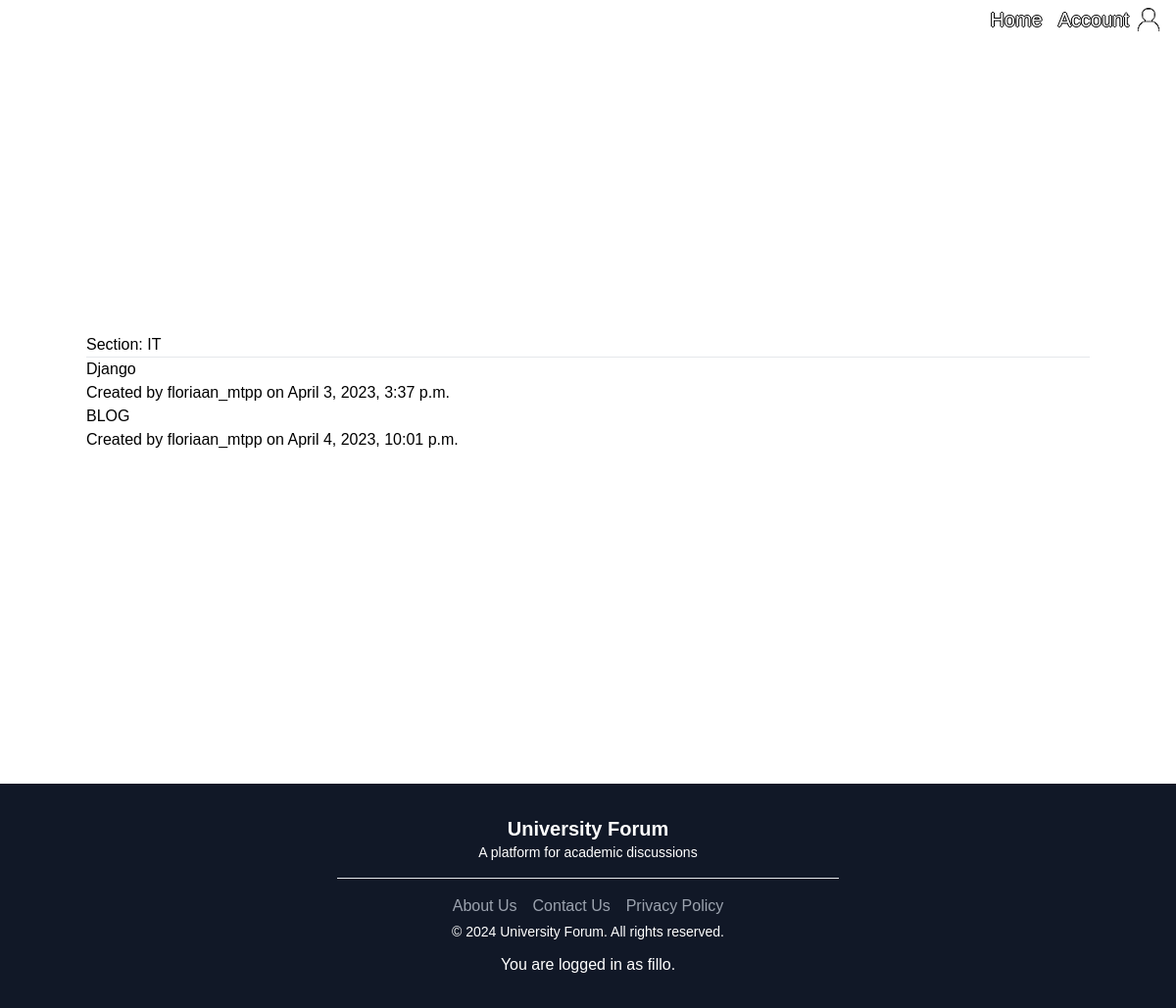
Page /section/IT/ (signed in) on the committed database.
### forum/models.py (models this page shows, shortened)
class Topic(models.Model):
    IT= 'IT section'
    MATH = 'MATH section'
    PHYS = 'PHYS section'
    MEDICINE = 'Medicine section'
    SOCIOLOGY = 'Sociology section'
    DIVER = 'miscellaneous Topics'
    SECTION_CHOICES = [
        (IT, 'IT section'),
        (MATH, 'MATH section'),
        (PHYS, 'PHYS section'),
        (MEDICINE, 'Medicine section'),
        (SOCIOLOGY, 'Sociology section'),
        (DIVER, 'miscellaneous Topics'),
    ]
    section = models.CharField(max_length=30, choices=SECTION_CHOICES, verbose_name='Section', default='None')
    title = models.CharField(max_length=255)
    description = models.TextField()
    created_at = models.DateTimeField(auto_now_add=True)
    author = models.ForeignKey(settings.AUTH_USER_MODEL, on_delete=models.CASCADE)
    slug = models.SlugField(max_length=255, unique=True)

### authentication/models.py (models this page shows)
class User(AbstractUser):
    PROFESSOR = 'professor'
    STUDENT = 'student'
    IT = 'IT license'
    MATH = 'MATH license'
    PHYS = 'PHYS license'
    Medecine = 'Medecine'
    Sociology = 'Sociology license'
    ROLE_CHOICES = [
        (PROFESSOR, 'Professor'),
        (STUDENT, 'Student'),
    ]
    STUDIES_CHOICES = [
        (IT, 'IT license'),
        (MATH, 'MATH license'),
        (PHYS, 'PHYS license'),
        (Medecine, 'Medecine'),
        (Sociology, 'Sociology license'),
    ]
    profile_picture = models.ImageField(verbose_name='profile_picture', blank=True, null=True)
    role = models.CharField(max_length=30, choices=ROLE_CHOICES, verbose_name='Rôle')
    studies = models.CharField(max_length=30, choices=STUDIES_CHOICES, verbose_name='Studies', default='')

### forum/views.py (the view)
# urls.py: path('section/IT/', forum.views.IT, name='IT-section'),
@login_required
def IT(request):
    topics = Topic.objects.filter(section='IT section')
    return render(request, 'forum/IT-section.html', {'topics': topics, 'section': 'IT'})

### forum/templates/forum/IT-section.html (shortened to what this page needs)
{% extends "base.html" %}
{% load static %}
{% load tailwind_tags %}
{% block content %}
<main class="container mx-auto flex align-center flex-col h-full justify-center">
    <div class="div-IT-section">
        <h2>Section: {{ section }}</h2>
        <hr>
        {% if topics %}
            <ul>
                {% for topic in topics %}
                    <li>
                        <a href="{% url 'topic-detail' slug=topic.slug %}">{{ topic.title }}</a>
                        <p>Created by {{ topic.author.username }} on {{ topic.created_at }}</p>
                    </li>
                {% endfor %}
            </ul>
        {% else %}
            <p id="notop">No topics found.</p>
        {% endif %}
    </div>
</main>
{% endblock %}

### templates/base.html (shortened to what this page needs)
{% load static %}
{% load tailwind_tags %}
<html>
<head>
    <link rel="stylesheet" type="text/css" href="{% static 'css/style.css' %}?{% now 'U' %}">
    {% tailwind_css %}
</head>
<body>
    <nav class="navbar bg-transparent flex flex-row items-center absolute w-full z-10">
        <div class="nav-logo flex-grow">
            <a href="#" target="_blank"><box-icon name='chat' class="h-10 w-10"></box-icon></a>
        </div>
        <div class="nav-ul-right flex flex-row w-50 mr-4">
            <ul class="h-ful">
                <li>
                    <a href="{% url 'home' %}"
                        class="text-white hover:text-gray-900 mr-4 text-xl text-shadow-black">Home</a>
                </li>
            </ul>
            <ul class="account h-full">
                <li class="account">
                    <a href="{% url 'account' %}"
                        class="flex items-center text-white text-xl hover:text-gray-30 text-shadow-black hover:text-gray-900">
                        Account
                        <img src="{% static 'assets/account_icon.png' %}?{% now 'U' %}" alt="account-icon"
                            class="h-6 w-6 ml-2">
                    </a>
                </li>
            </ul>
        </div>
    </nav>
    <main>
        <div class="content-div">
            {% block content %}{% endblock content %}
        </div>
    </main>
    <footer class="bg-gray-900 text-white py-8">
        <div class="container mx-auto flex flex-col items-center justify-center">
            <div class="flex flex-col md:flex-row items-center justify-between mb-4">
                <div class="mb-4 md:mb-0">
                    <h3 class="text-xl font-semibold text-center">University Forum</h3>
                    <p class="text-sm">A platform for academic discussions</p>
                </div>
            </div>
            <hr class="bg-white w-1/2 mb-4">
            <div class="flex items-center">
                <a href="#" class="text-gray-400 hover:text-gray-200 mr-4">
                    About Us
                </a>
                <a href="#" class="text-gray-400 hover:text-gray-200 mr-4">
                    Contact Us
                </a>
                <a href="#" class="text-gray-400 hover:text-gray-200">
                    Privacy Policy
                </a>
            </div>
            <div>
                <p class="text-sm m-1">&copy; 2024 University Forum. All rights reserved.</p>
                <p class="text-center mt-3">You are logged in as {{ user }}.</p>
            </div>
        </div>
    </footer>
</body>
</html>

### static/css/style.css (style rules this page uses)
:root { --primary-color: #403e3f; --secondary-color: #0b7a1a; --text-color: whitesmoke; }
* { font-family: Arial, Helvetica, sans-serif; }
body { margin: 0; padding: 0; background-size: cover; }
.text-shadow-black { text-shadow: -1px 0 black, 0 1px black, 1px 0 black, 0 -1px black; }

### rows in the picture
Topic: title "Django", author.username "floriaan_mtpp", created_at "April 3, 2023, 3:37 p.m."
Topic: title "BLOG", author.username "floriaan_mtpp", created_at "April 4, 2023, 10:01 p.m."
User: username "fillo"

### other values in the picture
{{ section }} "IT"
